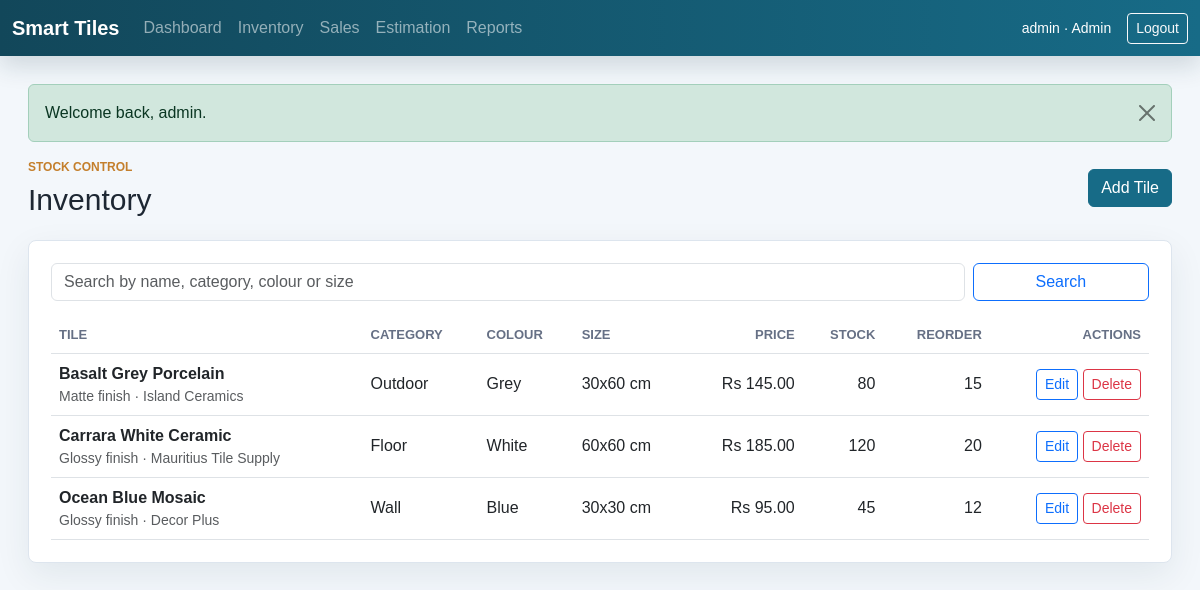
/inventory/index.php (signed in), run on the app's committed database.
### tables this page shows
CREATE TABLE IF NOT EXISTS inventory (
    tile_id INT AUTO_INCREMENT PRIMARY KEY,
    tile_name VARCHAR(150) NOT NULL,
    category VARCHAR(100),
    color VARCHAR(100),
    size VARCHAR(50) NOT NULL,
    finish VARCHAR(100),
    unit_price DECIMAL(10,2) NOT NULL DEFAULT 0.00,
    stock_quantity INT NOT NULL DEFAULT 0,
    reorder_level INT NOT NULL DEFAULT 10,
    tiles_per_box INT NOT NULL DEFAULT 1,
    supplier VARCHAR(150),
    created_at TIMESTAMP DEFAULT CURRENT_TIMESTAMP,
    updated_at TIMESTAMP DEFAULT CURRENT_TIMESTAMP ON UPDATE CURRENT_TIMESTAMP,
    UNIQUE KEY uq_inventory_tile_size (tile_name, size)
);

### includes/functions.php (called while the page is built, shortened)
<?php
function e(mixed $value): string
{
    return htmlspecialchars((string) $value, ENT_QUOTES, 'UTF-8');
}
function url(string $path = ''): string
{
    return BASE_URL . '/' . ltrim($path, '/');
}
function flash(string $key, ?string $message = null): ?string
{
    if (!isset($_SESSION['flash'][$key])) {
        return null;
    }
    $value = $_SESSION['flash'][$key];
    return $value;
}
function current_user(): ?array
{
    return $_SESSION['user'] ?? null;
}
function format_money(float|string|null $amount): string
{
    return 'Rs ' . number_format((float) $amount, 2);
}

### inventory/index.php (the view, shortened to what this page needs)
<?php
require_once __DIR__ . '/../includes/functions.php';
$search = trim((string) ($_GET['search'] ?? ''));
if ($search !== '') {
    $like = '%' . $search . '%';
    $stmt = mysqli_prepare($conn, 'SELECT * FROM inventory WHERE tile_name LIKE ? OR category LIKE ? OR color LIKE ? OR size LIKE ? ORDER BY tile_name ASC');
    mysqli_stmt_bind_param($stmt, 'ssss', $like, $like, $like, $like);
    mysqli_stmt_execute($stmt);
    $items = mysqli_stmt_get_result($stmt);
} else {
    $items = mysqli_query($conn, 'SELECT * FROM inventory ORDER BY tile_name ASC');
}
require_once __DIR__ . '/../includes/header.php';
?>
<div class="page-heading">
    <div>
        <p class="eyebrow">Stock control</p>
        <h1>Inventory</h1>
    </div>
    <a class="btn btn-primary" href="<?= e(url('inventory/create.php')) ?>">Add Tile</a>
</div>
<section class="panel">
    <form method="get" class="row g-2 mb-3">
        <div class="col-md-10">
            <input type="search" class="form-control" name="search" value="<?= e($search) ?>" placeholder="Search by name, category, colour or size">
        </div>
        <div class="col-md-2 d-grid">
            <button class="btn btn-outline-primary" type="submit">Search</button>
        </div>
    </form>
    <div class="table-responsive">
        <table class="table table-hover align-middle">
            <thead>
            <tr>
                <th>Tile</th>
                <th>Category</th>
                <th>Colour</th>
                <th>Size</th>
                <th class="text-end">Price</th>
                <th class="text-end">Stock</th>
                <th class="text-end">Reorder</th>
                <th class="text-end">Actions</th>
            </tr>
            </thead>
            <tbody>
            <?php if ($items && mysqli_num_rows($items) > 0): ?>
                <?php while ($item = mysqli_fetch_assoc($items)): ?>
                    <tr class="<?= (int) $item['stock_quantity'] <= (int) $item['reorder_level'] ? 'table-warning' : '' ?>">
                        <td>
                            <strong><?= e($item['tile_name']) ?></strong>
                            <div class="text-muted small"><?= e($item['finish']) ?> finish · <?= e($item['supplier']) ?></div>
                        </td>
                        <td><?= e($item['category']) ?></td>
                        <td><?= e($item['color']) ?></td>
                        <td><?= e($item['size']) ?></td>
                        <td class="text-end"><?= e(format_money($item['unit_price'])) ?></td>
                        <td class="text-end"><?= e($item['stock_quantity']) ?></td>
                        <td class="text-end"><?= e($item['reorder_level']) ?></td>
                        <td class="text-end">
                            <a class="btn btn-sm btn-outline-primary" href="<?= e(url('inventory/edit.php?id=' . $item['tile_id'])) ?>">Edit</a>
                            <?php if (current_user()['role'] === 'admin'): ?>
                                <form method="post" action="<?= e(url('inventory/delete.php')) ?>" class="d-inline" onsubmit="return confirm('Delete this tile from inventory?');">
                                    <button class="btn btn-sm btn-outline-danger" type="submit">Delete</button>
                                </form>
                            <?php endif; ?>
                        </td>
                    </tr>
                <?php endwhile; ?>
            <?php else: ?>
                <tr><td colspan="8" class="text-muted">No inventory records found.</td></tr>
            <?php endif; ?>
            </tbody>
        </table>
    </div>
</section>
<?php require_once __DIR__ . '/../includes/footer.php'; ?>

### includes/header.php (shortened to what this page needs)
<?php
require_once __DIR__ . '/functions.php';
$user = current_user();
?>
<!DOCTYPE html>
<html lang="en">
<head>
    <link href="https://cdn.jsdelivr.net/npm/bootstrap@5.3.0/dist/css/bootstrap.min.css" rel="stylesheet">
    <link href="<?= e(url('css/styles.css')) ?>" rel="stylesheet">
</head>
<body>
<?php if ($user): ?>
    <nav class="navbar navbar-expand-lg navbar-dark app-navbar">
        <div class="container-fluid">
            <a class="navbar-brand fw-semibold" href="<?= e(url('dashboard.php')) ?>">Smart Tiles</a>
            <div class="collapse navbar-collapse" id="mainNav">
                <ul class="navbar-nav me-auto mb-2 mb-lg-0">
                    <li class="nav-item"><a class="nav-link" href="<?= e(url('dashboard.php')) ?>">Dashboard</a></li>
                    <li class="nav-item"><a class="nav-link" href="<?= e(url('inventory/index.php')) ?>">Inventory</a></li>
                    <li class="nav-item"><a class="nav-link" href="<?= e(url('sales/index.php')) ?>">Sales</a></li>
                    <li class="nav-item"><a class="nav-link" href="<?= e(url('estimation/index.php')) ?>">Estimation</a></li>
                    <li class="nav-item"><a class="nav-link" href="<?= e(url('reports/index.php')) ?>">Reports</a></li>
                </ul>
                <div class="d-flex align-items-center gap-3 text-white small">
                    <span><?= e($user['username']) ?> · <?= e(ucfirst($user['role'])) ?></span>
                    <a class="btn btn-sm btn-outline-light" href="<?= e(url('logout.php')) ?>">Logout</a>
                </div>
            </div>
        </div>
    </nav>
<?php endif; ?>
<main class="<?= $user ? 'container-fluid app-shell' : 'login-shell' ?>">
    <?php if ($message = flash('success')): ?>
        <div class="alert alert-success alert-dismissible fade show" role="alert">
            <?= e($message) ?>
            <button type="button" class="btn-close" data-bs-dismiss="alert" aria-label="Close"></button>
        </div>
    <?php endif; ?>

### includes/footer.php (shortened to what this page needs)
</main>
</body>
</html>

### css/styles.css (style rules this page uses)
:root { --ink: #1d2733; --muted: #667085; --line: #dde5ee; --surface: #ffffff; --page: #f3f7fb; --primary: #176b87; --primary-strong: #0f5166; --accent: #c47f2c; --success-soft: #e8f5ef; --warning-soft: #fff4dd; }
body { background: var(--page); color: var(--ink); font-family: Arial, Helvetica, sans-serif; }
.app-navbar { background: linear-gradient(90deg, #12475a, #176b87); box-shadow: 0 10px 25px rgba(20, 54, 70, 0.16); }
.app-shell { padding: 28px; }
.login-card, .panel, .metric-card { background: var(--surface); border: 1px solid var(--line); border-radius: 8px; box-shadow: 0 12px 35px rgba(18, 45, 60, 0.08); }
.eyebrow { color: var(--accent); font-size: 12px; font-weight: 700; letter-spacing: 0; margin-bottom: 6px; text-transform: uppercase; }
.page-heading { display: flex; justify-content: space-between; gap: 16px; align-items: center; margin-bottom: 22px; }
.page-heading h1 { font-size: 30px; margin: 0; }
.panel { padding: 22px; }
.btn-primary { --bs-btn-bg: var(--primary); --bs-btn-border-color: var(--primary); --bs-btn-hover-bg: var(--primary-strong); --bs-btn-hover-border-color: var(--primary-strong); }
.table { margin-bottom: 0; }
.table thead th { color: var(--muted); font-size: 13px; font-weight: 700; text-transform: uppercase; }

### data on the page
inventory: tile_name "Basalt Grey Porcelain", finish "Matte", supplier "Island Ceramics", category "Outdoor", color "Grey", size "30x60 cm", unit_price "Rs 145.00", stock_quantity "80", reorder_level "15"
inventory: tile_name "Carrara White Ceramic", finish "Glossy", supplier "Mauritius Tile Supply", category "Floor", color "White", size "60x60 cm", unit_price "Rs 185.00", stock_quantity "120", reorder_level "20"
inventory: tile_name "Ocean Blue Mosaic", finish "Glossy", supplier "Decor Plus", category "Wall", color "Blue", size "30x30 cm", unit_price "Rs 95.00", stock_quantity "45", reorder_level "12"

### other printed values
$user['username'] "admin"
$user['role'] "Admin"
$message "Welcome back, admin."
